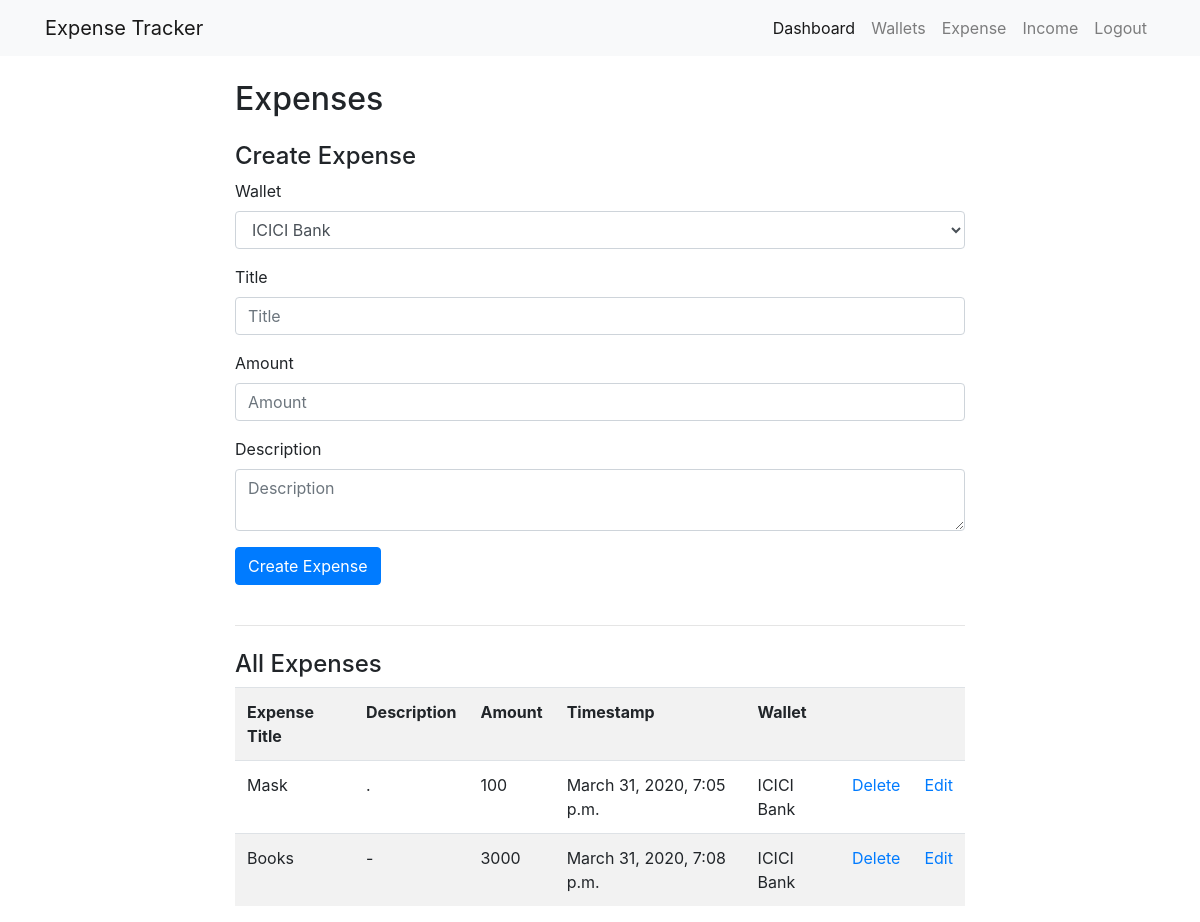
The app's page /expense/ (signed in) with its own data.
### tracker/models.py (models this page shows, shortened)
class Expense(models.Model):
	title = models.CharField(max_length=100)
	amount = models.IntegerField()
	timestamp = models.DateTimeField()
	description = models.TextField()
	user = models.ForeignKey(User, on_delete=models.CASCADE, null=True)
	wallet = models.ForeignKey(Wallet, on_delete=models.CASCADE, null=True)

class Wallet(models.Model):
	name = models.CharField(max_length=100)
	balance = models.IntegerField()
	last_transaction = models.DateTimeField()
	user = models.ForeignKey(User, on_delete=models.CASCADE, null=True)
	def __str__(self):
		return self.name

### tracker/views.py (the view)
# urls.py: path("expense/", get_all_expense),
def get_all_expense(request):
	user = request.user
	all_wallets = Wallet.objects.filter(user=user)
	all_expenses = Expense.objects.filter(user=user)
	return render(request, "expense.html", {"all_wallets":all_wallets, "all_expenses":all_expenses})

### tracker/templates/expense.html (shortened to what this page needs)
{% extends 'base.html' %}
{% block body %}
	<div class="container">
		<div class="row">
			<div class="col-md-2"></div>
			<div class="col-md-8">
				<div class="heading mt-4">
					<h2>Expenses</h2>
				</div>
				<div class="sub-head mt-4 mb-2">
					<h4>Create Expense</h4>
				</div>
				<form action="/create_expense/" method="POST">
					<div class="form-group">
						<label>Wallet</label>
						<select name="wallet" class="form-control">
							{% for wallet in all_wallets %}
								<option value={{wallet.id}}>{{wallet.name}}</option>
							{% endfor %}
						</select>
					</div>
					<div class="form-group">
						<label>Title</label>
						<input class="form-control" type="text" name="expense_title" placeholder="Title">
					</div>
					<div class="form-group">
						<label>Amount</label>
						<input class="form-control" type="number" name="expense_amount" placeholder="Amount">
					</div>
					<div class="form-group">
						<label>Description</label>
						<textarea class="form-control" name="expense_description" placeholder="Description"></textarea>
					</div>
					<button type="submit" class="btn btn-primary">Create Expense</button>
				</form><br>
				<hr>
				<div class="sub-head mt-4 mb-2">
					<h4>All Expenses</h4>
				</div>
				<table class="table table-striped">
					<tr>
						<th>Expense Title</th>
						<th>Description</th>
						<th>Amount</th>
						<th>Timestamp</th>
						<th>Wallet</th>
						<th></th>
						<th></th>
					</tr>
					{% for expense in all_expenses %}
						<tr>
							<td>{{ expense.title }}</td>
							<td>{{ expense.description }}</td>
							<td>{{ expense.amount }}</td>
							<td>{{ expense.timestamp }}</td>
							<td>{{ expense.wallet }}</td>
							<td><a href="/delete_expense/{{expense.id}}/">Delete</a></td>
							<td><a href="/edit_expense/{{expense.id}}/">Edit</a></td>
						</tr>
					{% endfor %}
				</table>
			</div>
			<div class="col-md-2"></div>
		</div>
	</div>
{% endblock %}

### records on screen
Expense: title "Mask", description ".", amount "100", timestamp "March 31, 2020, 7:05 p.m.", wallet "ICICI Bank"
Expense: title "Books", description "-", amount "3000", timestamp "March 31, 2020, 7:08 p.m.", wallet "ICICI Bank"

### other values on screen
form field wallet "ICICI Bank"
